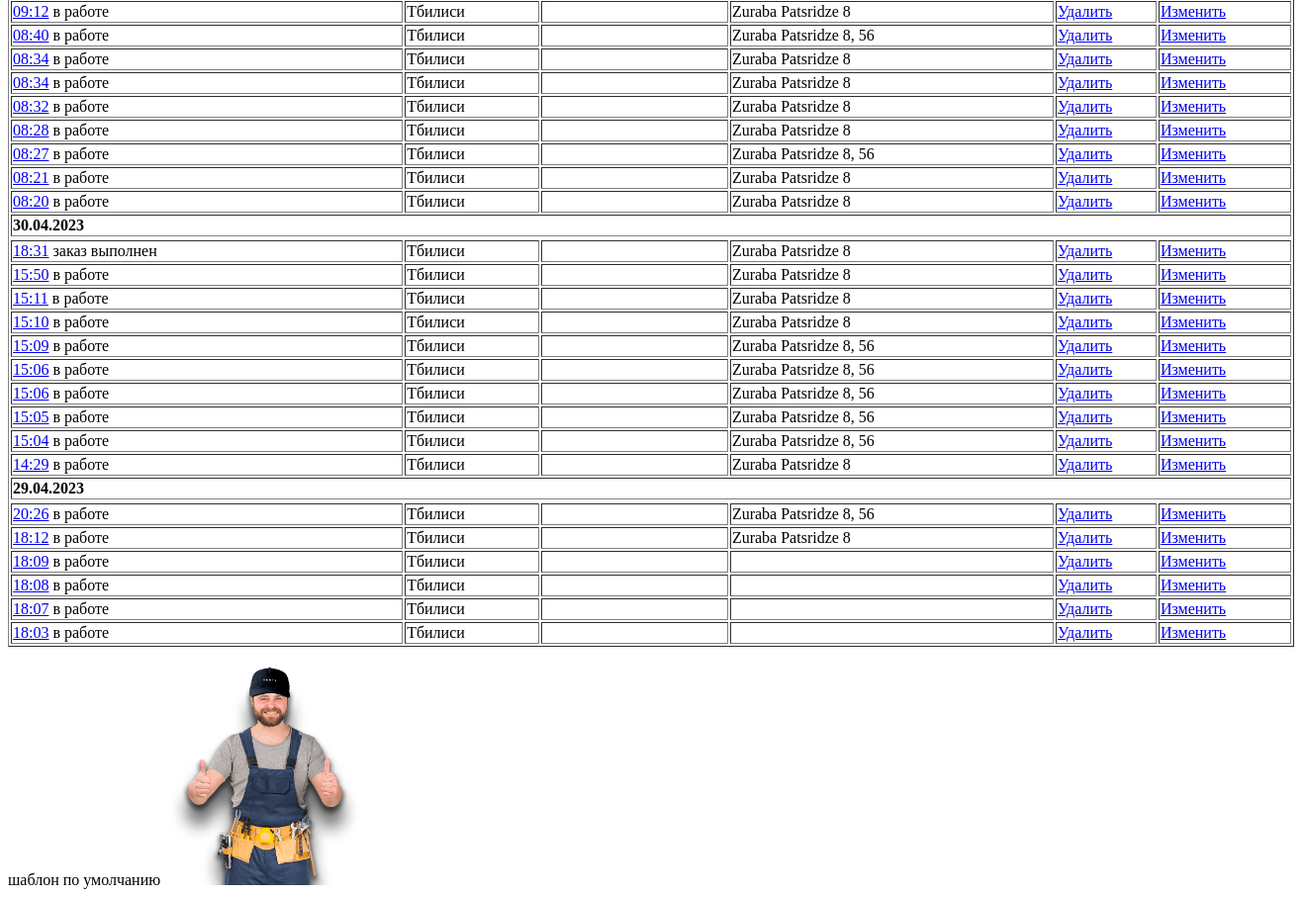
Before: /list_order (lower part) with the older database file.
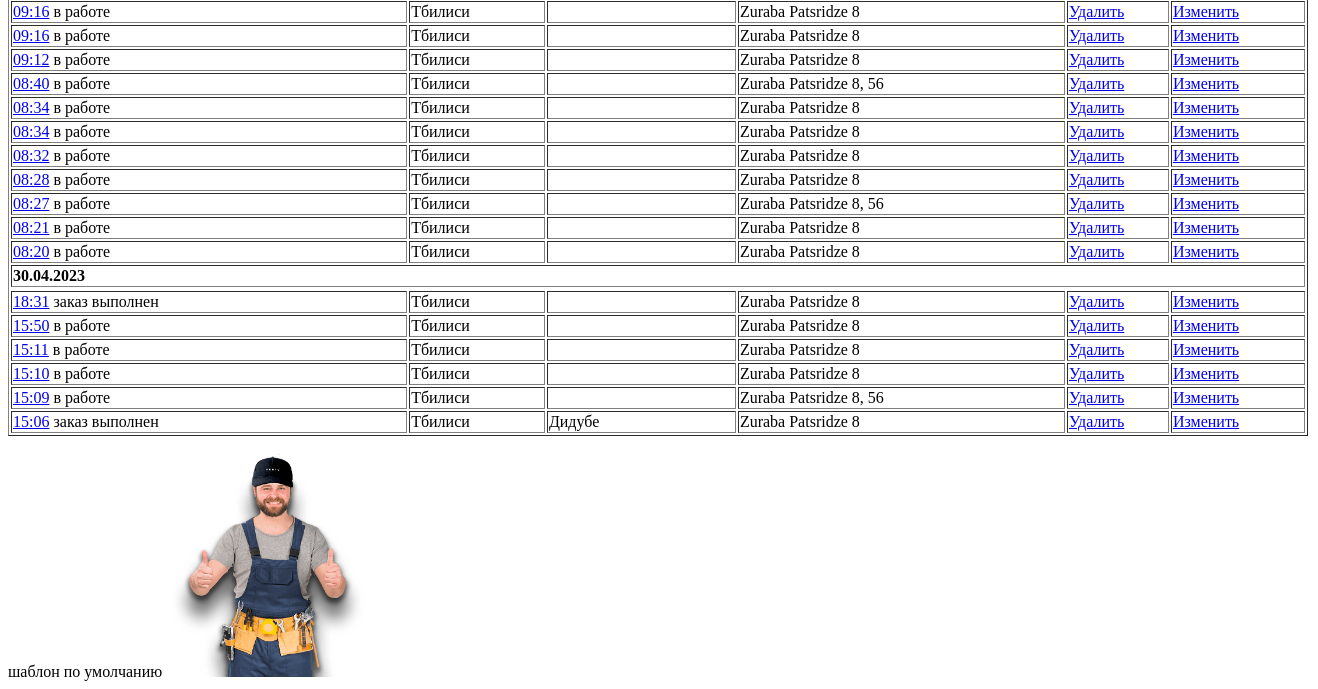
After: the same page with the newer database file.
### app_site/models.py (models this page shows)
class OrderList(models.Model):
    time_in = models.DateTimeField(auto_now_add=True, verbose_name='Дата заказа')
    time_out = models.DateTimeField(null=True, verbose_name='Дата выполнения')
    repairer_id = models.ForeignKey("RepairerList", on_delete=models.SET_NULL, null=True, verbose_name='Мастер')
    price = models.DecimalField(decimal_places=2, max_digits=7, null=True, verbose_name='Стоимость работ')
    text_order = models.CharField(max_length=1500, verbose_name='Описание проблемы')
    customer_name = models.CharField(max_length=50, verbose_name='Ваше имя')
    customer_phone = models.CharField(max_length=16, verbose_name='Номер телефона')
    address_city = models.CharField(max_length=2, choices=CITY_CHOICES,  default='TB', null=True, verbose_name='Город')
    address_area = models.CharField(max_length=3, choices=AREA_CHOICES, default='', null=True, verbose_name='Район')
    address_street_app = models.CharField(max_length=150, verbose_name='Улица', null=True)
    address_num = models.CharField(max_length=10, verbose_name='Номер дома', null=True)

### app_site/views.py (the view)
# urls.py: path('list_order', OrderManagementSystem.as_view(), name='list_order'),
class OrderManagementSystem(ListView):
    model = OrderList
    context_object_name = 'order'
    template_name = 'order_list.html'
    ordering = ['-time_in']
    def get_queryset(self):
        queryset = super().get_queryset()
        self.filterset = OrderFilter(self.request.GET, queryset)
        return self.filterset.qs
    def get_context_data(self, **kwargs):
        context = super().get_context_data(**kwargs)
        context['filterset'] = self.filterset
        return context

### app_site/templatetags/custom_filters.py (called while the page is built)
@register.filter()
def choice_tag(value, A):
    try:
        a = dict(CITY_CHOICES) if A=='city' else dict(AREA_CHOICES)
        return f'{a[value]}'
    except KeyError:
        return f''

@register.filter()
def finish_order_tag(value):
    return f'заказ выполнен' if value else f'в работе'

### templates/order_list.html (shortened to what this page needs)
{% extends 'flatpages/default.html' %}
{% load custom_filters %}
{% load custom_tags %}
{% block body %}
<table width="1300" border="1">
{% regroup order by time_in|date:"d.m.Y" as day %}
    {% for y in day %}
    <tr>
        <td  colspan="6">
            <b>{{ y.grouper }}</b>
        </td>
    <tr>
        {% for i in y.list %}
        <tr>
            <td>
            <a href="list_order/{{i.pk }}">{{ i.time_in | date:"H:i"}}</a> {{ i.time_out | finish_order_tag }}</td>
            <td>{{ i.address_city | choice_tag:'city' }}</td>
            <td>{{ i.address_area | choice_tag:'area'}}</td>
            <td>{{ i.address_street_app }}</td>
            <td><a href="list_order/delete/{{ i.pk }}">Удалить</a></td>
    <td><a href="list_order/update/{{ i.pk }}">Изменить</a></td>
        </tr>
        {% endfor %}
    {% endfor %}
</table>
{% endblock body %}

Changed rows visible on the page:
removed OrderList: time_in "15:06", time_out|finish_order_tag "в работе", address_city|choice_tag "Тбилиси", address_street_app "Zuraba Patsridze 8, 56", shown under "30.04.2023"
removed OrderList: time_in "15:05", time_out|finish_order_tag "в работе", address_city|choice_tag "Тбилиси", address_street_app "Zuraba Patsridze 8, 56", shown under "30.04.2023"
removed OrderList: time_in "15:04", time_out|finish_order_tag "в работе", address_city|choice_tag "Тбилиси", address_street_app "Zuraba Patsridze 8, 56", shown under "30.04.2023"
removed OrderList: time_in "14:29", time_out|finish_order_tag "в работе", address_city|choice_tag "Тбилиси", address_street_app "Zuraba Patsridze 8", shown under "30.04.2023"
removed OrderList: time_in "20:26", time_out|finish_order_tag "в работе", address_city|choice_tag "Тбилиси", address_street_app "Zuraba Patsridze 8, 56", shown under "29.04.2023"
removed OrderList: time_in "18:12", time_out|finish_order_tag "в работе", address_city|choice_tag "Тбилиси", address_street_app "Zuraba Patsridze 8", shown under "29.04.2023"
removed OrderList: time_in "18:09", time_out|finish_order_tag "в работе", address_city|choice_tag "Тбилиси", shown under "29.04.2023"
removed OrderList: time_in "18:08", time_out|finish_order_tag "в работе", address_city|choice_tag "Тбилиси", shown under "29.04.2023"
removed OrderList: time_in "18:07", time_out|finish_order_tag "в работе", address_city|choice_tag "Тбилиси", shown under "29.04.2023"
removed OrderList: time_in "18:03", time_out|finish_order_tag "в работе", address_city|choice_tag "Тбилиси", shown under "29.04.2023"
now on this page (row unchanged): OrderList: time_in "09:16", time_out|finish_order_tag "в работе", address_city|choice_tag "Тбилиси", address_street_app "Zuraba Patsridze 8"
now on this page (row unchanged): OrderList: time_in "09:16", time_out|finish_order_tag "в работе", address_city|choice_tag "Тбилиси", address_street_app "Zuraba Patsridze 8"
changed OrderList: time_out|finish_order_tag "в работе" → "заказ выполнен"; address_street_app "Zuraba Patsridze 8, 56" → "Zuraba Patsridze 8"
Other visible differences:
new list line: "Дидубе"
list line gone: "29.04.2023"
